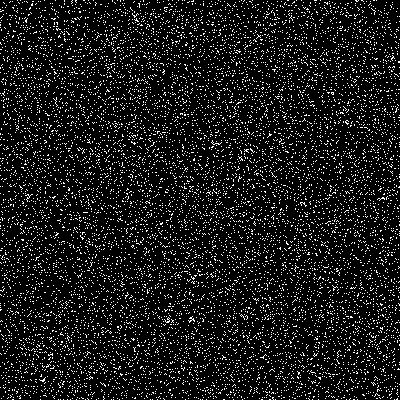
Frame 1 (no input)
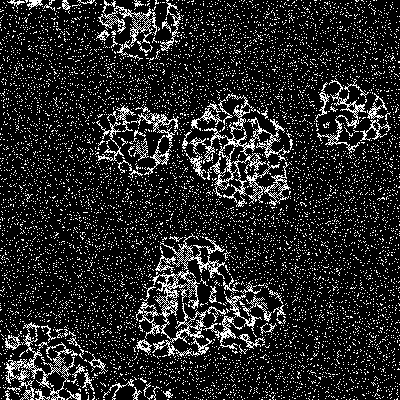
Frame 60 (the mouse pressed at the canvas centre just before this capture)
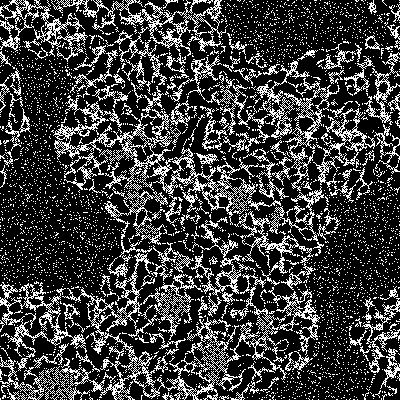
Frame 120 (the mouse held since frame 60 and released just before this capture)

The Processing sketch that drew these frames (run headless with seeded random() and noise(); from frame 60 on, the mouse is pressed at the canvas centre):

// Processing sketch: sketch_06_weird_neighborhood_and_weird_rules
// ── sketch_06_weird_neighborhood_and_weird_rules.pde
int size = 400; //<>//
//definimos a nossa regra
int b[] = {12, 13, 16, 29, 30, 36, 36, 39}; 
//células da geração atual e da anterior
int A[][] = new int[size][size];
int B[][] = new int[size][size];

void settings() {
  size(size, size);
}

void setup() {
  background(255);
  //preenchimento aleatório, densidade 20%
  for (int i = 0; i <size; i++) {
    for (int j = 0; j < size; j++) {
      A[i][j] = (random(1) < 0.1) ? 1 : 0;
      B[i][j] = 0;
    }
  }
  //colorimos os pixels de acordo com o estado das células
  loadPixels();
  for (int i = 0; i <size; i++) {
    for (int j = 0; j < size; j++) {
      pixels[i + j * width] = color(A[i][j]* 255);
    }
  }
  updatePixels();
}
 
void draw() {
  for (int i = 0; i <size; i++) {
    //como a nossa vizinhança tem um formato bizarro, varrer a área não compensa
    //faço um vetor auxiliar...
    int ii[] = new int[9];
    for (int k =0; k < 9; k++){
      ii[k] = (i - 4 + k + size) % size;
    }
    for (int j = 0; j < size; j++) {
      //e outro vetor auxiliar...
      int jj[] = new int[9];
      for (int k =0; k < 9; k++){
        jj[k] = (j - 4 + k + size) % size;
      }
      int outval = A[i][j];  
      //e faço a soma na mão, célula a célula
      int soma = A[ii[0]][jj[3]]+A[ii[0]][jj[4]]+A[ii[0]][jj[5]]+A[ii[1]][jj[1]]+A[ii[1]][jj[2]]+A[ii[1]][jj[4]]+A[ii[1]][jj[6]]+A[ii[1]][jj[7]]+A[ii[2]][jj[1]]+A[ii[2]][jj[3]]+
                 A[ii[2]][jj[5]]+A[ii[2]][jj[7]]+A[ii[3]][jj[0]]+A[ii[3]][jj[2]]+A[ii[3]][jj[3]]+A[ii[3]][jj[4]]+A[ii[3]][jj[5]]+A[ii[3]][jj[6]]+A[ii[3]][jj[8]]+A[ii[4]][jj[0]]+
                 A[ii[4]][jj[1]]+A[ii[4]][jj[3]]+A[ii[4]][jj[5]]+A[ii[4]][jj[7]]+A[ii[4]][jj[8]]+A[ii[5]][jj[0]]+A[ii[5]][jj[2]]+A[ii[5]][jj[3]]+A[ii[5]][jj[4]]+A[ii[5]][jj[5]]+
                 A[ii[5]][jj[6]]+A[ii[5]][jj[8]]+A[ii[6]][jj[1]]+A[ii[6]][jj[3]]+A[ii[6]][jj[5]]+A[ii[6]][jj[7]]+A[ii[7]][jj[1]]+A[ii[7]][jj[2]]+A[ii[7]][jj[4]]+A[ii[7]][jj[6]]+
                 A[ii[7]][jj[7]]+A[ii[8]][jj[3]]+A[ii[8]][jj[4]]+A[ii[8]][jj[5]];  
  
      //aplicamos as regras
        if (soma >= b[0] & soma <= b[3]){
          outval = 0;
        } 
        if (soma >= b[1] & soma <= b[2]){
          outval = 1;
        }         
        if (soma >= b[4] & soma <= b[5]){
          outval = 0;
        } 
        if (soma >= b[6] & soma <= b[7]){
          outval = 1;
        }     

      B[i][j] = outval;
    }
  }
  //colorimos os pixels de acordo com o estado das células  
  loadPixels();
  for (int i = 0; i <size; i++) {
    for (int j = 0; j < size; j++) {
      A[i][j] = B[i][j];
      pixels[i + j * width] = color(A[i][j] * 255);
    }
  }
  updatePixels();
}
